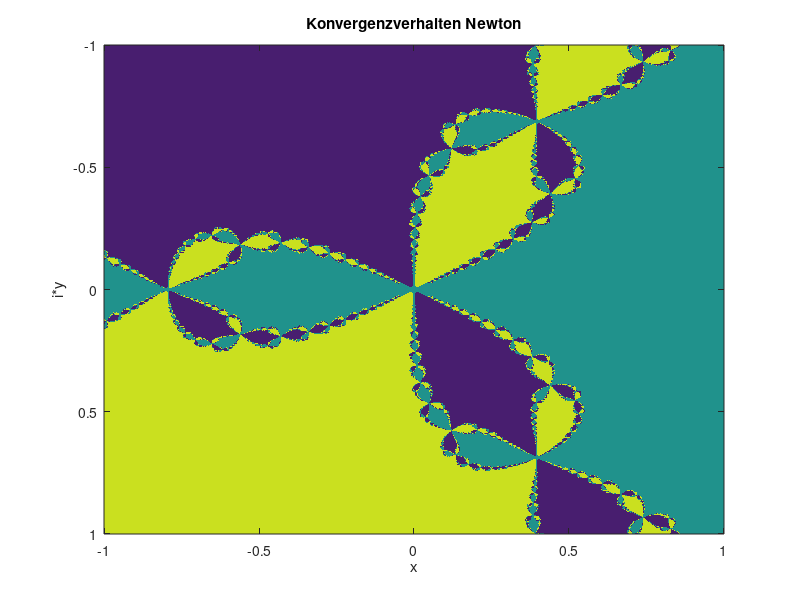

The MATLAB source for this figure:
n = 1000;
x = linspace(-1,1,n);
[X,Y] = meshgrid(x,x);
Z = complex(X,Y);
TOL = 0.2;
V = zeros(n,n);
for idx = 1:20
    Z = Z - (Z.^3-1)./(3*Z.^2);
    ind = find (Z.^3 - 1 < TOL);
    V(ind) = angle(Z(ind));
end
image(x,x,V,'CDataMapping','scaled');
caxis([-2.5 2.5]);
title('Konvergenzverhalten Newton')
xlabel('x'),ylabel('i*y')
